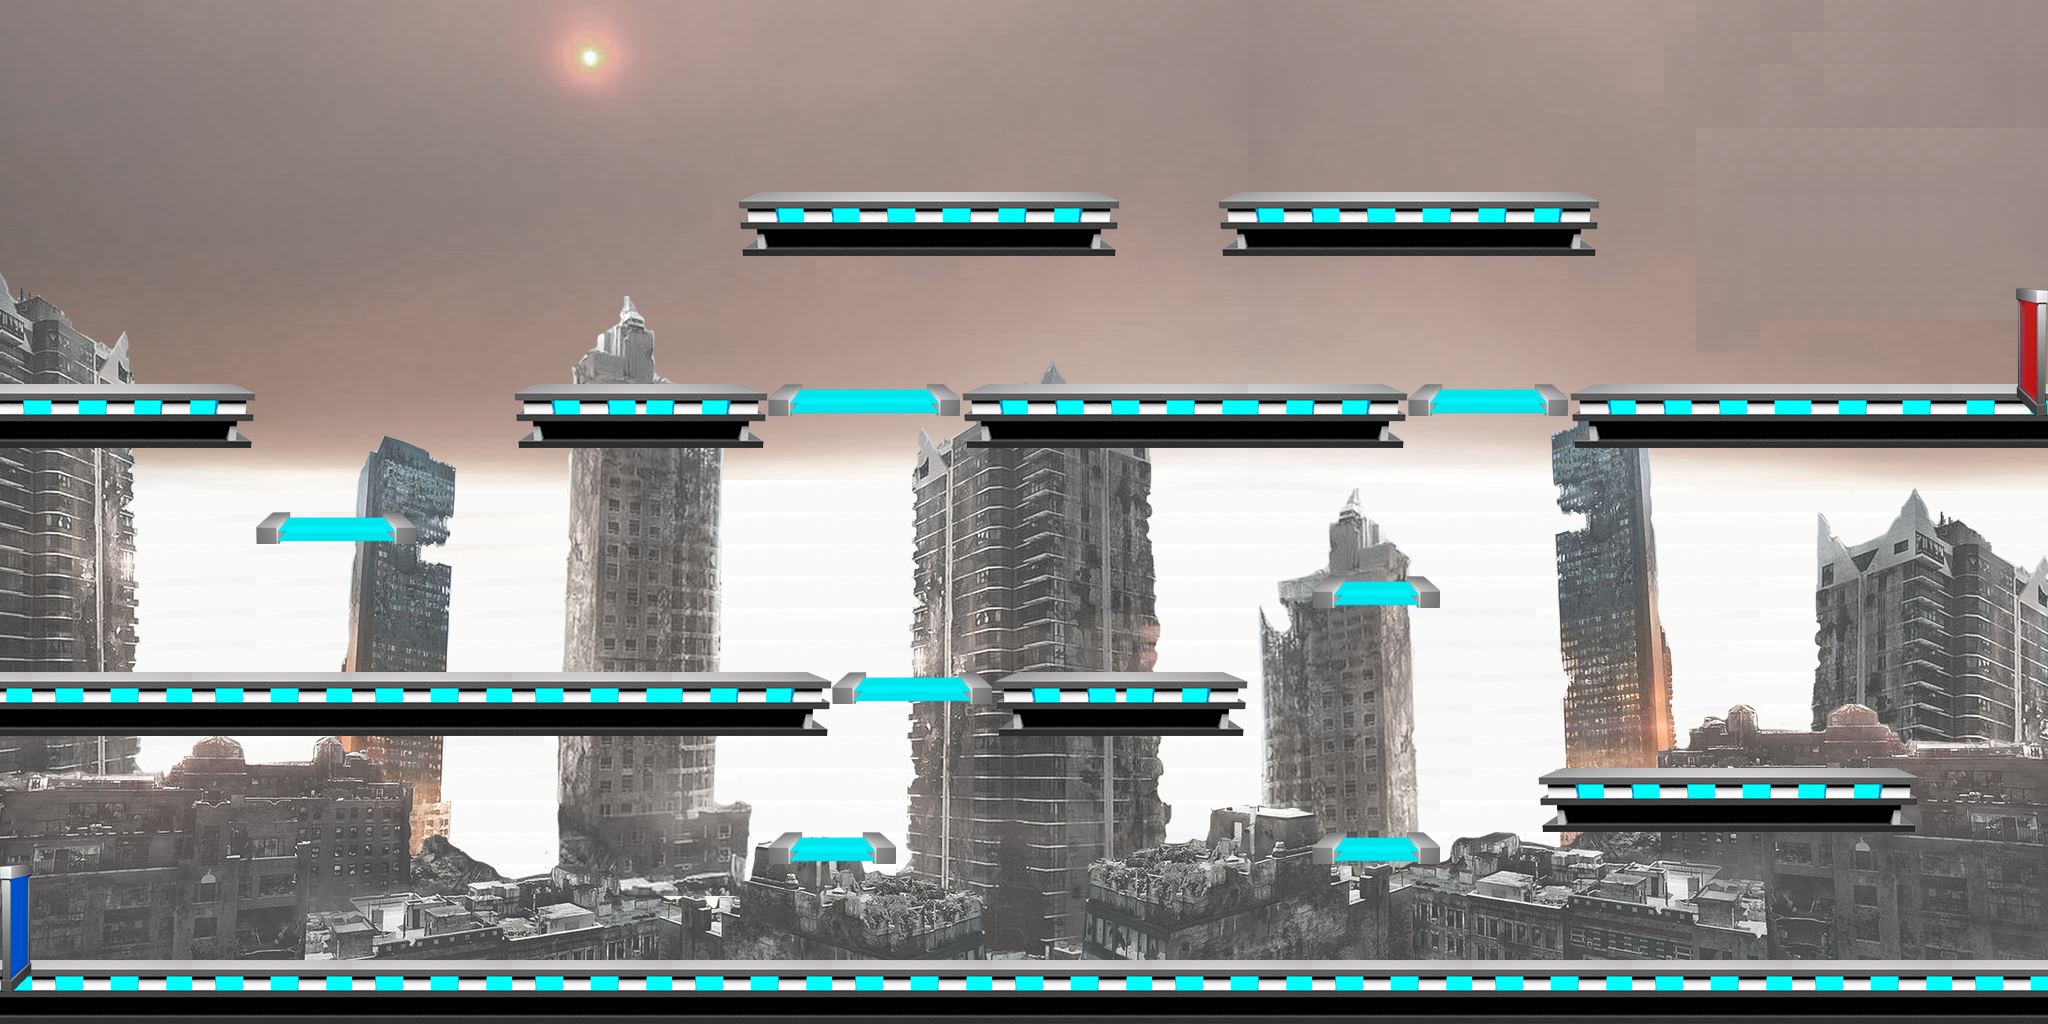

This game map was drawn from its Tiled (.tmx) file and the tilesets committed beside it. A one-line description and the trimmed map source follow:
An orthogonal 64x32 tile map with 32x32 px tiles, 7 tile layers (Fondo, Fondo4, Fondo3, Fondo2, ...), 6 tilesets and 21 objects.

<map version="1.0" orientation="orthogonal" width="64" height="32" tilewidth="32" tileheight="32">
 <tileset firstgid="1" name="tilset" tilewidth="32" tileheight="32">
  <image source="tilset.png" width="500" height="500" />
 </tileset>
 <tileset firstgid="226" name="plataforma" tilewidth="32" tileheight="32">
  <image source="plataforma2.png" width="386" height="64" />
 </tileset>
 <tileset firstgid="250" name="plataforma3" tilewidth="32" tileheight="32">
  <image source="plataforma3.png" width="225" height="35" />
 </tileset>
 <tileset firstgid="257" name="portal1" tilewidth="32" tileheight="32">
  <image source="portal1.png" width="32" height="128" />
 </tileset>
 <tileset firstgid="261" name="portal2" tilewidth="32" tileheight="32">
  <image source="portal2.png" width="32" height="128" />
 </tileset>
 <tileset firstgid="265" name="paisaje" tilewidth="32" tileheight="32">
  <image source="paisaje2.png" width="2480" height="3508" />
 </tileset>
 <layer name="Fondo" width="64" height="32">
  <data>[2048 cells, 2048 non-empty, 2 distinct tile ids]</data>
 </layer>
 <layer name="Fondo4" width="64" height="32">
  <data>[2048 cells, 1959 non-empty, 910 distinct tile ids]</data>
 </layer>
 <layer name="Fondo3" width="64" height="32">
  <data>[2048 cells, 863 non-empty, 795 distinct tile ids]</data>
 </layer>
 <layer name="Fondo2" width="64" height="32">
  <data>[2048 cells, 640 non-empty, 576 distinct tile ids]</data>
 </layer>
 <layer name="Suelo" width="64" height="32">
  <data>[2048 cells, 358 non-empty, 24 distinct tile ids]</data>
 </layer>
 <layer name="Plataformas" width="64" height="32">
  <data>[2048 cells, 33 non-empty, 7 distinct tile ids]</data>
 </layer>
 <layer name="Portales" width="64" height="32">
  <data>[2048 cells, 8 non-empty, 8 distinct tile ids]</data>
 </layer>
 <objectgroup name="Camino" width="64" height="32">
  <object x="2040" y="334">
   <polyline points="0,0 -1574,-2 -1576,284 -746,282 -744,566 -2032,566" />
  </object>
 </objectgroup>
 <objectgroup name="Colision suelo" width="64" height="32">
  <object x="1573" y="397" width="483" height="49" />
  <object x="961" y="396" width="441" height="52" />
  <object x="517" y="395" width="247" height="50" />
  <object x="-3" y="395" width="250" height="51" />
  <object x="-4" y="682" width="831" height="50" />
  <object x="997" y="682" width="246" height="51" />
  <object x="1548" y="777" width="368" height="53" />
  <object x="1" y="969" width="2048" height="56" />
  <object x="747" y="202" width="364" height="51" />
  <object x="1228" y="203" width="363" height="52" />
  <object x="-16" y="-10" width="29" height="1028" />
  <object x="2031" y="-9" width="26" height="1025" />
  <object x="-9" y="-13" width="2058" height="29" />
 </objectgroup>
 <objectgroup name="Colision plataformas" width="64" height="32">
  <object x="257" y="528" width="155" height="13" />
  <object x="771" y="398" width="184" height="15" />
  <object x="1410" y="400" width="153" height="13" />
  <object x="1314" y="591" width="123" height="16" />
  <object x="833" y="688" width="153" height="14" />
  <object x="774" y="846" width="118" height="17" />
  <object x="1315" y="847" width="123" height="14" />
 </objectgroup>
 <objectgroup name="Metadatos" width="64" height="32">
  <properties>
   <property name="NumOleadas" value="5" />
   <property name="O1" value="1" />
   <property name="O2" value="1,1" />
   <property name="O3" value="1,1,1" />
   <property name="O4" value="1,1,1,1" />
   <property name="O5" value="1,1,1,1,1" />
   <property name="RespawnNPC" value="5" />
   <property name="RespawnOleada" value="20" />
   <property name="VidaPortal" value="10" />
  </properties>
 </objectgroup>
</map>
